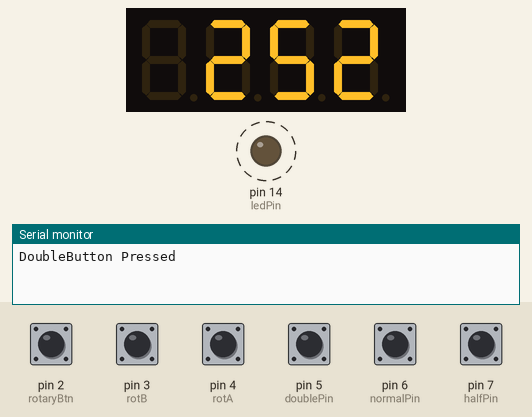
Recording of a sketch running on a simulated Arduino Uno, built with avr-gcc and run on an emulated ATmega328P. Parts: 4-digit seven-segment display, output pins drawn as LEDs (lit = HIGH), the last lines printed to the serial monitor. Dashed ring = blinking. Inputs (shaded band) come from the test bench; at power-on: pin 2 (rotaryBtn), pin 3 (rotB), pin 4 (rotA), pin 5 (doublePin), pin 6 (normalPin), pin 7 (halfPin) HIGH.

Above: at 0.17 s.
At 1.2 s:
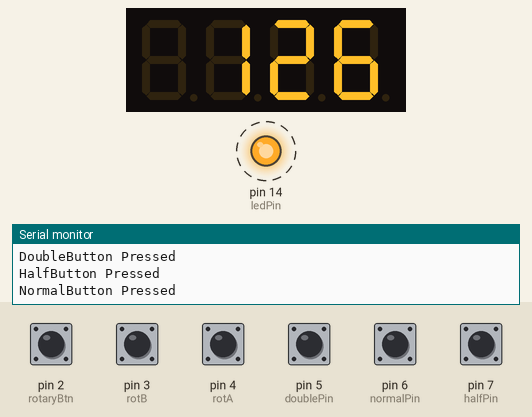
1.3 s: pin 3 (rotB) pulled LOW for 0.35 s
At 1.4 s:
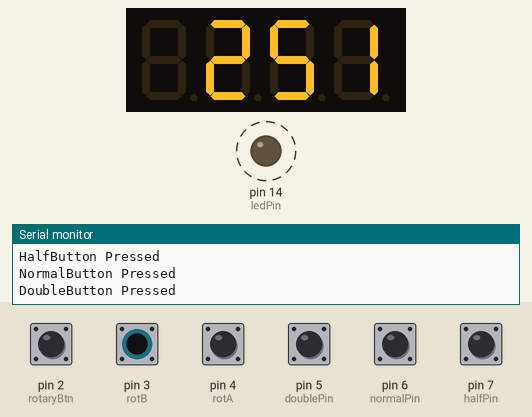
Timing chart, 0 to 9.1 s (numbered marks = the images above; inputs shaded):
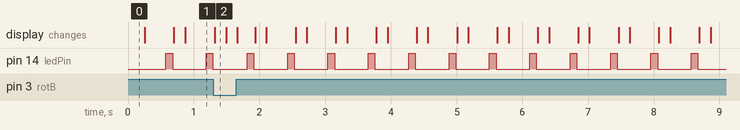

The sketch:

DjLightsSketch.ino
```cpp
#include <TM1637Display.h>


//looping buttons
const int doublePin = 5;
const int halfPin = 7;
const int normalPin = 6;


//rotary encoder
const int rotaryBtn = 2;
const int rotB = 3;
const int rotA = 4;
int rotAState = LOW;
int rotALastState = rotAState;
int lastRotBtnState;

//display
const int dispDataPin = 10;
const int dispClockPin = 16;
uint8_t data[] = { 0xff, 0xff, 0xff, 0xff };
TM1637Display display(dispClockPin, dispDataPin);

//led output pin
const int ledPin = 14;

//variables
float currentBPM = 126;
float storedBPM = 126;
int millsBetweenFlash;
float multiplier = 1;
int flashDuration = 25;
bool multiplied = false;

unsigned long currentMillis;
unsigned long previousMillis;
unsigned long buttonMillis;


void setup()
{
  pinMode(doublePin, INPUT_PULLUP);
  pinMode(halfPin, INPUT_PULLUP);
  pinMode(normalPin, INPUT_PULLUP);
  pinMode(rotaryBtn, INPUT_PULLUP);

  pinMode(ledPin, OUTPUT);

  pinMode(rotA,INPUT_PULLUP);
  pinMode(rotB,INPUT_PULLUP);
  rotAState = digitalRead(rotA);
  lastRotBtnState = digitalRead(rotaryBtn);

  millsBetweenFlash = round(60000/currentBPM) - round(flashDuration/2);
  currentMillis = millis();
  previousMillis = 0;

  display.setBrightness(0x0f);
  data[0] = display.encodeDigit(0);
  data[1] = display.encodeDigit(1);
  data[2] = display.encodeDigit(2);
  data[3] = display.encodeDigit(3);
  display.setSegments(data);

  display.clear();
  display.showNumberDec(currentBPM, false);

  attachInterrupt(digitalPinToInterrupt(rotB),UpdateRotary,CHANGE);

  Serial.begin(9600);
}

void loop()
{
  //start button
  int rotBtnState = digitalRead(rotaryBtn);
  if(rotBtnState == HIGH && lastRotBtnState == LOW) //is no longer pressed
  {
    FlashLeds();
    delay(20);
  }

  lastRotBtnState = digitalRead(rotaryBtn);

  CheckLoopingButtons();

  if(multiplier == 1)
  {
    multiplied = false;
    storedBPM = currentBPM;
    flashDuration = 100;
  }


  millsBetweenFlash = round(60000/currentBPM) - flashDuration;

  currentMillis = millis();
  if(currentMillis - previousMillis >= millsBetweenFlash)
  {
    if(rotBtnState != LOW)
      FlashLeds();
  }


}

void CheckLoopingButtons()
{
    int doubleButtonState = digitalRead(doublePin);
  int halfButtonState = digitalRead(halfPin);
  int normalButtonState = digitalRead(normalPin);

  if(doubleButtonState == HIGH)
  {
    Serial.println("DoubleButton Pressed");
    if(!multiplied)
    {
      storedBPM = currentBPM;
      multiplied = true;
    }
    multiplier *= 2;
    currentBPM *= 2;
    flashDuration /= 2;
    display.showNumberDec(currentBPM, false);
    delay(150);
  }
   if(halfButtonState == HIGH)
  {
    Serial.println("HalfButton Pressed");
     if(!multiplied)
    {
      storedBPM = currentBPM;
      multiplied = true;
    }
    multiplier /= 2;
    currentBPM /=2;
    display.showNumberDec(currentBPM, false);
    delay(150);
  }
   if(normalButtonState == HIGH)
  {
    Serial.println("NormalButton Pressed");
    currentBPM = storedBPM;
    multiplied = false;
    multiplier = 1;
    display.showNumberDec(currentBPM, false);
    delay(150);
  }
}

void UpdateRotary()
{
 rotAState = digitalRead(rotA);

 if((rotALastState == LOW) && (rotAState == HIGH))
 {
  if(digitalRead(rotB) == HIGH)
  {
    currentBPM++;
    storedBPM = currentBPM;
  }else
  {
    currentBPM--;
    storedBPM = currentBPM;
  }
  display.showNumberDec(currentBPM, false);

 }

 rotALastState = rotAState;

}

void FlashLeds()
{
  digitalWrite(ledPin, HIGH);
  delay(flashDuration);
  digitalWrite(ledPin,LOW);
  previousMillis = millis();
}
```

Measured:
- after the input at 1.3 s, the display: changes at once (image 2)
- by itself, pin 14 (ledPin): alternates HIGH for 0.10 s and LOW for 0.51 s
